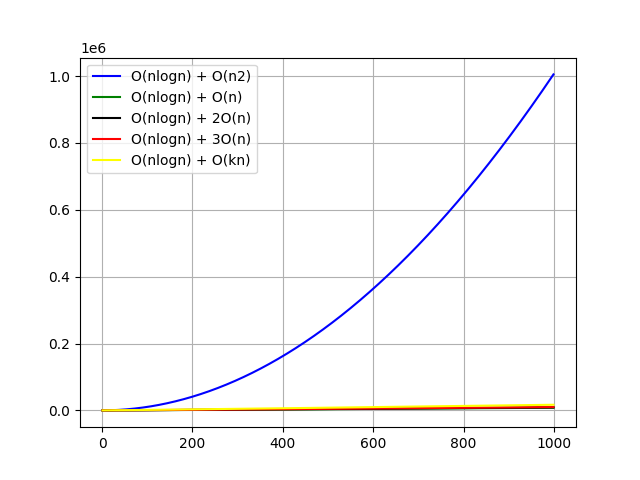
#> input picture complexity.png, 640 x 480 px; its folder holds only this picture in this run
$ python -i tuning_research.py   (imports and definitions only)
#> lines starting #> are read from the running program, lines starting #| are printed output that depends on the picture
### src/utils.py
import math
from typing import List, Tuple, Union

import cv2
import matplotlib.pyplot as plt
import numpy as np


# [59 lines left out: functions draw_contours_on_canvas, plot_thresh, plot_duplicates, plot_curr_prev_thresh, viz_frames_in_window, not called in this run]


def log(a):
    return math.log(a)


def plot_complexity():
    f1 = lambda a: a * log(a) + a**2
    f5 = lambda a: a * log(a) + a * 10
    f2 = lambda a: a * log(a) + a
    f3 = lambda a: a * log(a) + 2 * a
    f4 = lambda a: a * log(a) + 3 * a

    pts = range(1, 1000)
    f1_pts = list(map(f1, pts))
    f2_pts = list(map(f2, pts))
    f3_pts = list(map(f3, pts))
    f4_pts = list(map(f4, pts))
    f5_pts = list(map(f5, pts))
    plt.grid(True)
    # plt.plot(pts, f1_pts, c="blue", label="O(nlogn) + O(n2)")
    plt.plot(pts, f2_pts, c="green", label="O(nlogn) + O(n)")
    plt.plot(pts, f3_pts, c="black", label="O(nlogn) + 2O(n)")
    plt.plot(pts, f4_pts, c="red", label="O(nlogn) + 3O(n)")
    plt.plot(pts, f5_pts, c="yellow", label="O(nlogn) + O(kn)")
    plt.legend()
    plt.savefig("complexity_sim.png")
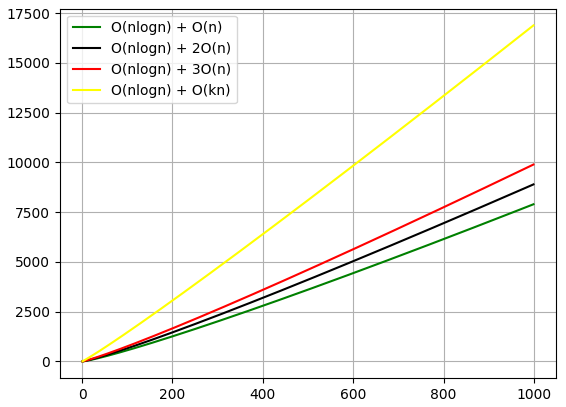
#> figure drawn by matplotlib, 1 panel; curve peaks at x = 999, y = 7898.8; curve peaks at x = 999, y = 8897.8; curve peaks at x = 999, y = 9896.8


plot_complexity()

### src/io_util.py
from datetime import datetime
from glob import glob
from typing import Dict, List, Tuple, Union

import cv2
import numpy as np
from numpy.typing import ArrayLike, NDArray

from src.imaging_interview import preprocess_image_change_detection


# [13 lines left out: functions check_in_map, preprocess_image, not called in this run]


def load_data(src: str) -> List:
    """A helper function to load the image path(s) as a list

    Args:
        src (str): folder path source

    Returns:
        List: list of image paths under the given folder
    """
    image_list = glob(src + "/*")
    return image_list


# [28 lines left out: function sort_images, not called in this run]

### src/tuning_research.py
from typing import List, Tuple, Union

import cv2
import imutils
import matplotlib.pyplot as plt
import numpy as np
from numpy.typing import ArrayLike, NDArray
from sklearn.cluster import KMeans

from src.imaging_interview import preprocess_image_change_detection
from src.io_util import load_data, preprocess_image, sort_images
from src.utils import draw_contours_on_canvas, plot_thresh


def compare_frames_change_detection_mod(prev_frame, next_frame, min_contour_area):
    frame_delta = cv2.absdiff(prev_frame, next_frame)
    thresh = cv2.threshold(frame_delta, 45, 255, cv2.THRESH_BINARY)[1]

    thresh = cv2.dilate(thresh, None, iterations=2)
    cnts = cv2.findContours(thresh.copy(), cv2.RETR_EXTERNAL, cv2.CHAIN_APPROX_SIMPLE)
    cnts = imutils.grab_contours(cnts)

    score = 0
    res_cnts = []
    for c in cnts:
        print(cv2.contourArea(c))
        # if cv2.contourArea(c) < min_contour_area:
        #     continue

        res_cnts.append(cv2.contourArea(c))
        score += cv2.contourArea(c)

    return score, res_cnts, thresh


def tune_parameters(src: str, resize_w: int = 640, resize_h: int = 480) -> List:
    image_list = load_data(src)
    image_list = sort_images(image_list)
    # take the first image as the reference
    # and compare all the reamining images for frame difference
    prev_frame = None
    scores = []
    countours = []
    window = 5

    # Step 1: Process the delta between the the first frame and the subsequent frames
    for i, img in enumerate(image_list):
        if img.endswith(".jpg") or img.endswith(".png"):
            if i == 0:
                im = cv2.imread(img)
                if type(im) == type(None):
                    continue
                prev_frame = preprocess_image(im, resize_w, resize_h)
                continue

            search_range = min(i + window, len(image_list))
            for j in range(i, search_range):
                curr_frame = cv2.imread(img)
                if type(curr_frame) == type(None):
                    continue
                curr_frame = preprocess_image(curr_frame, resize_w, resize_h)
                score, res_cnts, thresh = compare_frames_change_detection_mod(
                    prev_frame, curr_frame, 500
                )
                scores.append(score)
                countours.extend(res_cnts)
        else:
            continue

    kmeans_scores = KMeans(n_clusters=3, random_state=0, n_init="auto").fit(
        np.array(scores).reshape(-1, 1)
    )
    kmeans_carea = KMeans(n_clusters=3, random_state=0, n_init="auto").fit(
        np.array(countours).reshape(-1, 1)
    )
    max_threshold = min(kmeans_scores.cluster_centers_)
    min_threshold = min(kmeans_carea.cluster_centers_)

    return min_threshold, max_threshold * 0.05

>>> import cv2
>>> picture = cv2.imread('../complexity.png', cv2.IMREAD_GRAYSCALE)
#> picture: shape (480, 640); min 0, max 255, mean 248.3
>>> result = tune_parameters(picture)
#> (the run stopped early here; a loop or call above may not have finished)
